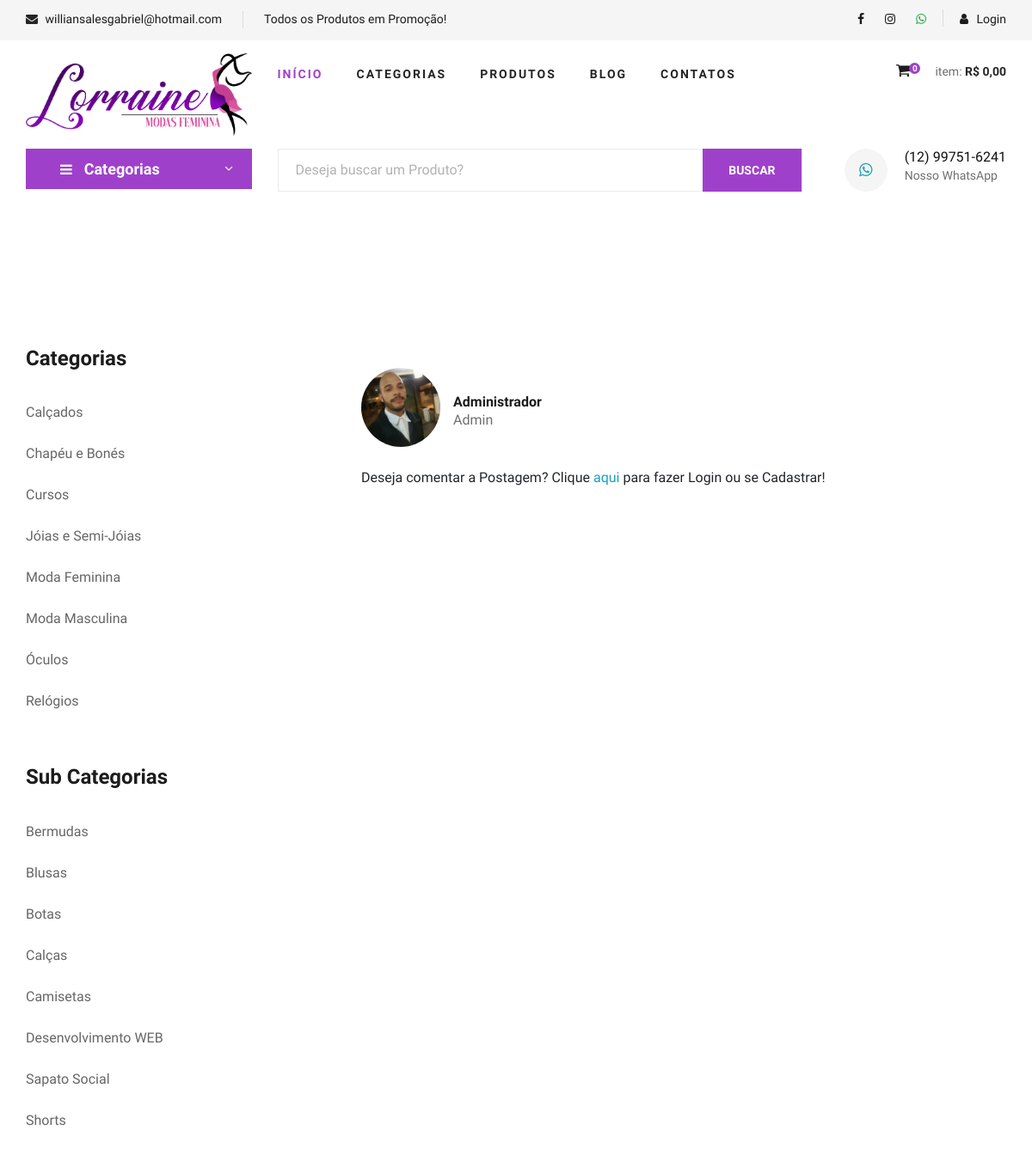
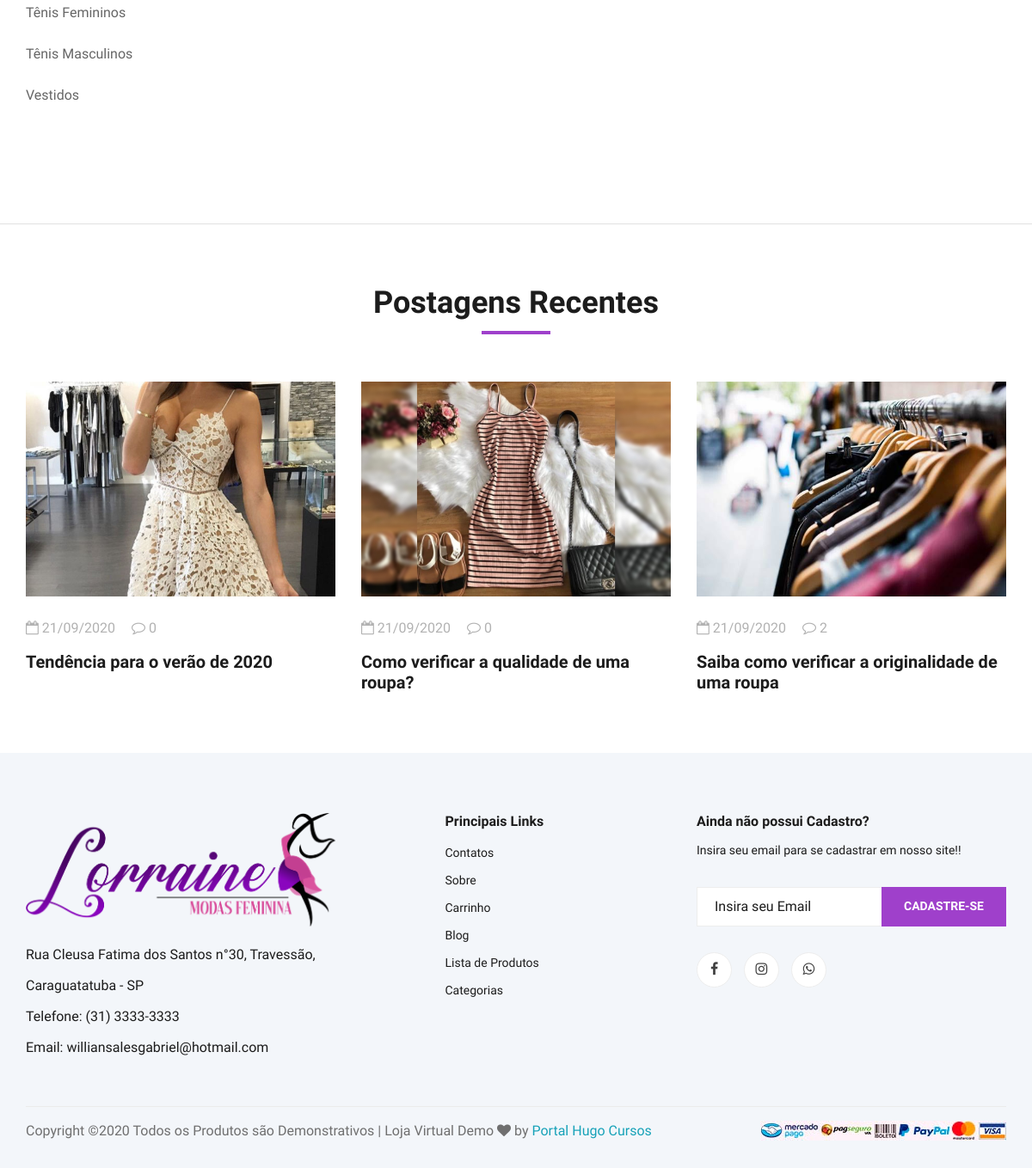
Screenshot of /blog-postagem.php with the database file from the repository (2 pictures, top to bottom).
### tables this page shows
CREATE TABLE `categorias` (
  `id` int(11) NOT NULL AUTO_INCREMENT,
  `nome` varchar(50) NOT NULL,
  `nome_url` varchar(50) NOT NULL,
  `imagem` varchar(100) NOT NULL,
  PRIMARY KEY (`id`)
);

CREATE TABLE `sub_categorias` (
  `id` int(11) NOT NULL AUTO_INCREMENT,
  `nome` varchar(50) NOT NULL,
  `nome_url` varchar(50) NOT NULL,
  `imagem` varchar(100) NOT NULL,
  `id_categoria` int(11) NOT NULL,
  PRIMARY KEY (`id`)
);

CREATE TABLE `usuarios` (
  `id` int(11) NOT NULL AUTO_INCREMENT,
  `nome` varchar(50) NOT NULL,
  `cpf` varchar(20) NOT NULL,
  `email` varchar(50) NOT NULL,
  `senha` varchar(35) NOT NULL,
  `senha_crip` varchar(150) NOT NULL,
  `nivel` varchar(20) NOT NULL,
  `imagem` varchar(100) DEFAULT NULL,
  PRIMARY KEY (`id`)
);

CREATE TABLE `blog` (
  `id` int(11) NOT NULL AUTO_INCREMENT,
  `titulo` varchar(200) NOT NULL,
  `descricao_1` varchar(1000) NOT NULL,
  `descricao_2` varchar(1000) NOT NULL,
  `imagem` varchar(150) NOT NULL,
  `data` date NOT NULL,
  `palavras` varchar(150) DEFAULT NULL,
  `nome_url` varchar(200) NOT NULL,
  PRIMARY KEY (`id`)
);

### blog-postagem.php (the view, shortened to what this page needs)
<?php
$postagem_get = @$_GET['nome'];
 ?>
<?php
require_once("cabecalho.php");
?>
<?php
require_once("cabecalho-busca.php");
?>
<?php
$query = $pdo->query("SELECT * FROM usuarios where nivel = 'Admin'");
$res = $query->fetchAll(PDO::FETCH_ASSOC);
$nome_admin = $res[0]['nome'];
$imagem_admin = $res[0]['imagem'];
 ?>
    <section class="blog-details spad">
        <div class="container">
            <div class="row">
                <div class="col-lg-4 col-md-5 order-md-1 order-2">
                    <div class="blog__sidebar">
                          <div class="blog__sidebar__item">
                        <h4>Categorias</h4>
                        <ul>
                            <?php
                            $query = $pdo->query("SELECT * FROM categorias order by nome asc ");
                            $res = $query->fetchAll(PDO::FETCH_ASSOC);
                            for ($i=0; $i < count($res); $i++) {
                              $nome = $res[$i]['nome'];
                              $nome_url = $res[$i]['nome_url'];
                              ?>
                              <li><a href="sub-categoria-de-<?php echo $nome_url ?>"><?php echo $nome ?></a></li>
                          <?php } ?>
                      </ul>
                  </div>
                  <div class="blog__sidebar__item">
                    <h4>Sub Categorias</h4>
                    <ul>
                        <?php
                        $query = $pdo->query("SELECT * FROM sub_categorias order by nome asc ");
                        $res = $query->fetchAll(PDO::FETCH_ASSOC);
                        for ($i=0; $i < count($res); $i++) {
                          $nome = $res[$i]['nome'];
                          $nome_url = $res[$i]['nome_url'];
                          ?>
                          <li><a href="produtos-<?php echo $nome_url ?>"><?php echo $nome ?></a></li>
                      <?php } ?>
                  </ul>
              </div>
                    </div>
                </div>
                <div class="col-lg-8 col-md-7 order-md-1 order-1">
                    <div class="blog__details__text">
                    </div>
                    <div class="blog__details__content mb-4">
                        <div class="row">
                            <div class="col-lg-6">
                                <div class="blog__details__author">
                                    <div class="blog__details__author__pic">
                                        <img src="img/<?php echo @$imagem_admin ?>" alt="">
                                    </div>
                                    <div class="blog__details__author__text">
                                        <h6><?php echo @$nome_admin ?></h6>
                                        <span>Admin</span>
                                    </div>
                                </div>
                            </div>
                        </div>
                    </div>
                    <?php if($id_usuario == null || $id_usuario == ""){
                        echo '<span class="mt-4">Deseja comentar a Postagem? Clique <a target="_blank" href="sistema" class="text-info"> aqui </a> para fazer Login ou se Cadastrar!</span>';
                    } ?>
                </div>
            </div>
        </div>
    </section>
    <section class="related-blog spad">
        <div class="container">
            <div class="row">
                <div class="col-lg-12">
                    <div class="section-title related-blog-title">
                        <h2>Postagens Recentes</h2>
                    </div>
                </div>
            </div>
            <div class="row">
                <?php
               $query = $pdo->query("SELECT * FROM blog where nome_url != '$postagem_get' order by id desc LIMIT 3");
               $res = $query->fetchAll(PDO::FETCH_ASSOC);
               for ($i=0; $i < count($res); $i++) {
                  $titulo = $res[$i]['titulo'];
                  $imagem = $res[$i]['imagem'];
                  $data = $res[$i]['data'];
                  $id = $res[$i]['id'];
                  $nome_url = $res[$i]['nome_url'];
                  $data = implode('/', array_reverse(explode('-', $data)));
                  $query2 = $pdo->query("SELECT * FROM coment_blog where id_blog = '$id' ");
                  $res2 = $query2->fetchAll(PDO::FETCH_ASSOC);
                  $total_itens = @count($res2);
                  $query3 = $pdo->query("SELECT * FROM blog ");
                  $res3 = $query3->fetchAll(PDO::FETCH_ASSOC);
                  ?>
                <div class="col-lg-4 col-md-4 col-sm-6">
                     <div class="blog__item">
                                <div class="blog__item__pic">
                                    <img src="img/blog/<?php echo $imagem ?>" width="100%" height="250" alt="">
                                </div>
                                <div class="blog__item__text">
                                    <ul>
                                        <li><i class="fa fa-calendar-o"></i> <?php echo $data ?></li>
                                        <li><i class="fa fa-comment-o"></i> <?php echo $total_itens ?></li>
                                    </ul>
                                    <h5><a href="postagem-<?php echo $nome_url ?>"><?php echo $titulo ?></a></h5>
                                </div>
                            </div>
                </div>
            <?php } ?>
            </div>
        </div>
    </section>
    <?php
require_once("rodape.php");
?>

### css/style.css (style rules this page uses)
html, body { height: 100%; font-family: "Cairo", sans-serif; -webkit-font-smoothing: antialiased; font-smoothing: antialiased; }
h1, h2, h3, h4, h5, h6 { margin: 0; color: #111111; font-weight: 400; font-family: "Cairo", sans-serif; }
h2 { font-size: 36px; }
h4 { font-size: 24px; }
h5 { font-size: 18px; }
h6 { font-size: 16px; }
img { max-width: 100%; }
ul, ol { padding: 0; margin: 0; }
.section-title { margin-bottom: 50px; text-align: center; }
.section-title h2 { color: #1c1c1c; font-weight: 700; position: relative; }
.section-title h2:after { position: absolute; left: 0; bottom: -15px; right: 0; height: 4px; width: 80px; background: #9F40CB; content: ""; margin: 0 auto; }
.spad { padding-top: 100px; padding-bottom: 100px; }
.blog__item { margin-bottom: 60px; }
.blog__item__pic img { min-width: 100%; }
.blog__item__text { padding-top: 25px; }
.blog__item__text ul { margin-bottom: 15px; }
.blog__item__text ul li { font-size: 16px; color: #b2b2b2; list-style: none; display: inline-block; margin-right: 15px; }
.blog__item__text ul li:last-child { margin-right: 0; }
.blog__item__text h5 { margin-bottom: 12px; }
.blog__item__text h5 a { font-size: 20px; color: #1c1c1c; font-weight: 700; }
.blog__sidebar { padding-top: 50px; }
.blog__sidebar__item { margin-bottom: 50px; }
.blog__sidebar__item h4 { color: #1c1c1c; font-weight: 700; margin-bottom: 25px; }
.blog__sidebar__item ul li { list-style: none; }
.blog__sidebar__item ul li a { font-size: 16px; color: #666666; line-height: 48px; -webkit-transition: all, 0.3s; -moz-transition: all, 0.3s; -ms-transition: all, 0.3s; -o-transition: all, 0.3s; transition: all, 0.3s; }
.related-blog { padding-top: 70px; padding-bottom: 10px; }
.related-blog-title { margin-bottom: 70px; }
.blog-details { padding-bottom: 75px; border-bottom: 1px solid #e1e1e1; }
.blog__details__text { margin-bottom: 45px; }
.blog__details__author__pic { float: left; margin-right: 15px; }
.blog__details__author__pic img { height: 92px; width: 92px; border-radius: 50%; }
.blog__details__author__text { overflow: hidden; padding-top: 30px; }
.blog__details__author__text h6 { color: #1c1c1c; font-weight: 700; }
.blog__details__author__text span { font-size: 16px; color: #6f6f6f; }
@media only screen and (min-width: 1200px) { .container { max-width: 1170px; } }

### rows the page displays
categorias: nome "Calçados"
categorias: nome "Chapéu e Bonés"
categorias: nome "Cursos"
categorias: nome "Jóias e Semi-Jóias"
categorias: nome "Moda Feminina"
categorias: nome "Moda Masculina"
categorias: nome "Óculos"
categorias: nome "Relógios"
sub_categorias: nome "Bermudas"
sub_categorias: nome "Blusas"
sub_categorias: nome "Botas"
sub_categorias: nome "Calças"
sub_categorias: nome "Camisetas"
sub_categorias: nome "Desenvolvimento WEB"
sub_categorias: nome "Sapato Social"
sub_categorias: nome "Shorts"
sub_categorias: nome "Tênis Femininos"
sub_categorias: nome "Tênis Masculinos"
sub_categorias: nome "Vestidos"
usuarios: imagem (picture), nome "Administrador"
blog: imagem (picture), data "21/09/2020", total_itens "0", titulo "Tendência para o verão de 2020"
blog: imagem (picture), data "21/09/2020", total_itens "0", titulo "Como verificar a qualidade de uma roupa?"
blog: imagem (picture), data "21/09/2020", total_itens "2", titulo "Saiba como verificar a originalidade de uma roupa"

### other values shown
$email "williansalesgabriel@hotmail.com"
$texto_destaque "Todos os Produtos em Promoção!"
$linhas "0"
$total_c "0,00"
$whatsapp "(12) 99751-6241"
$endereco_loja "Rua Cleusa Fatima dos Santos n°30, Travessão, Caraguatatuba - SP"
$telefone "(31) 3333-3333"
